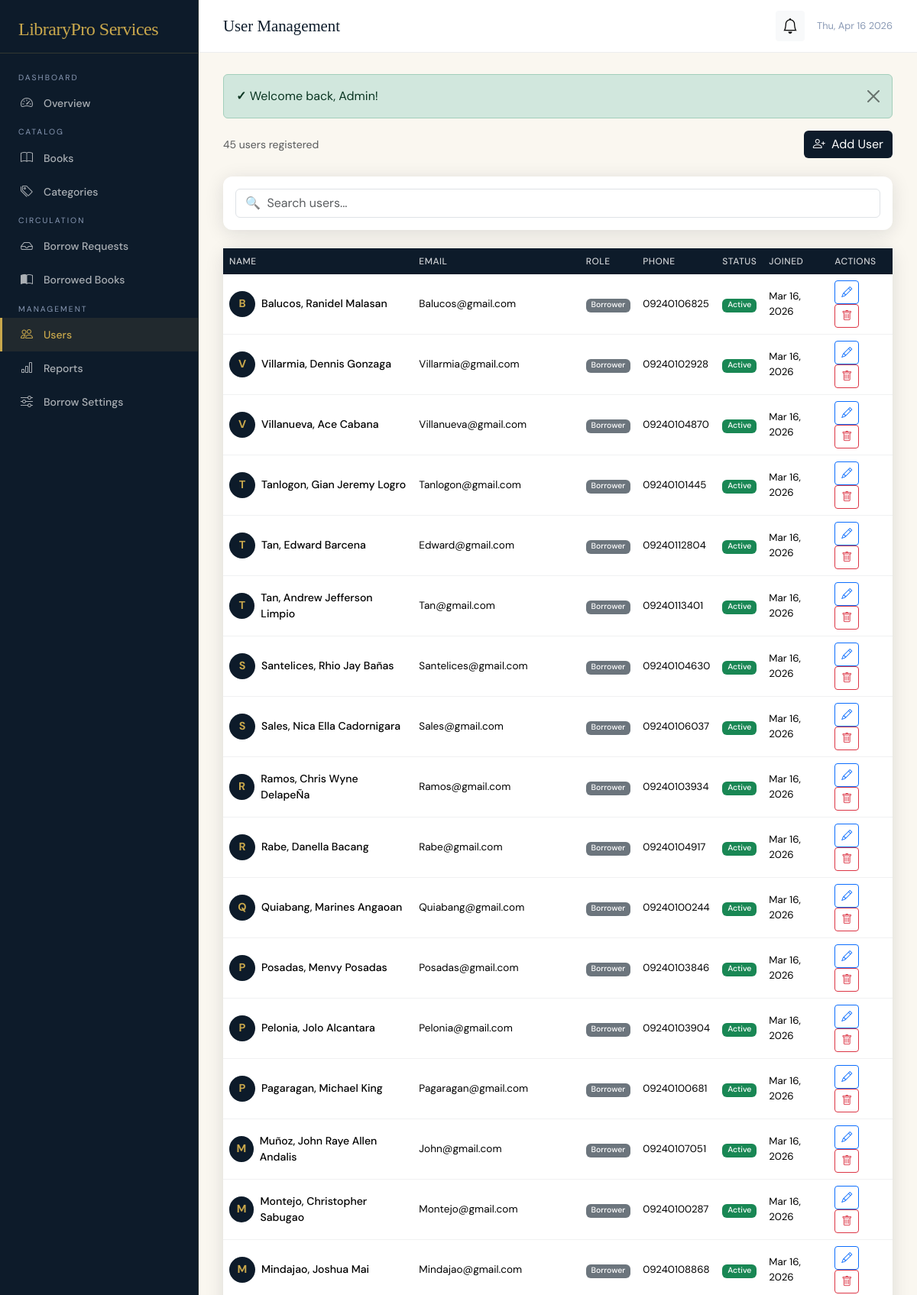
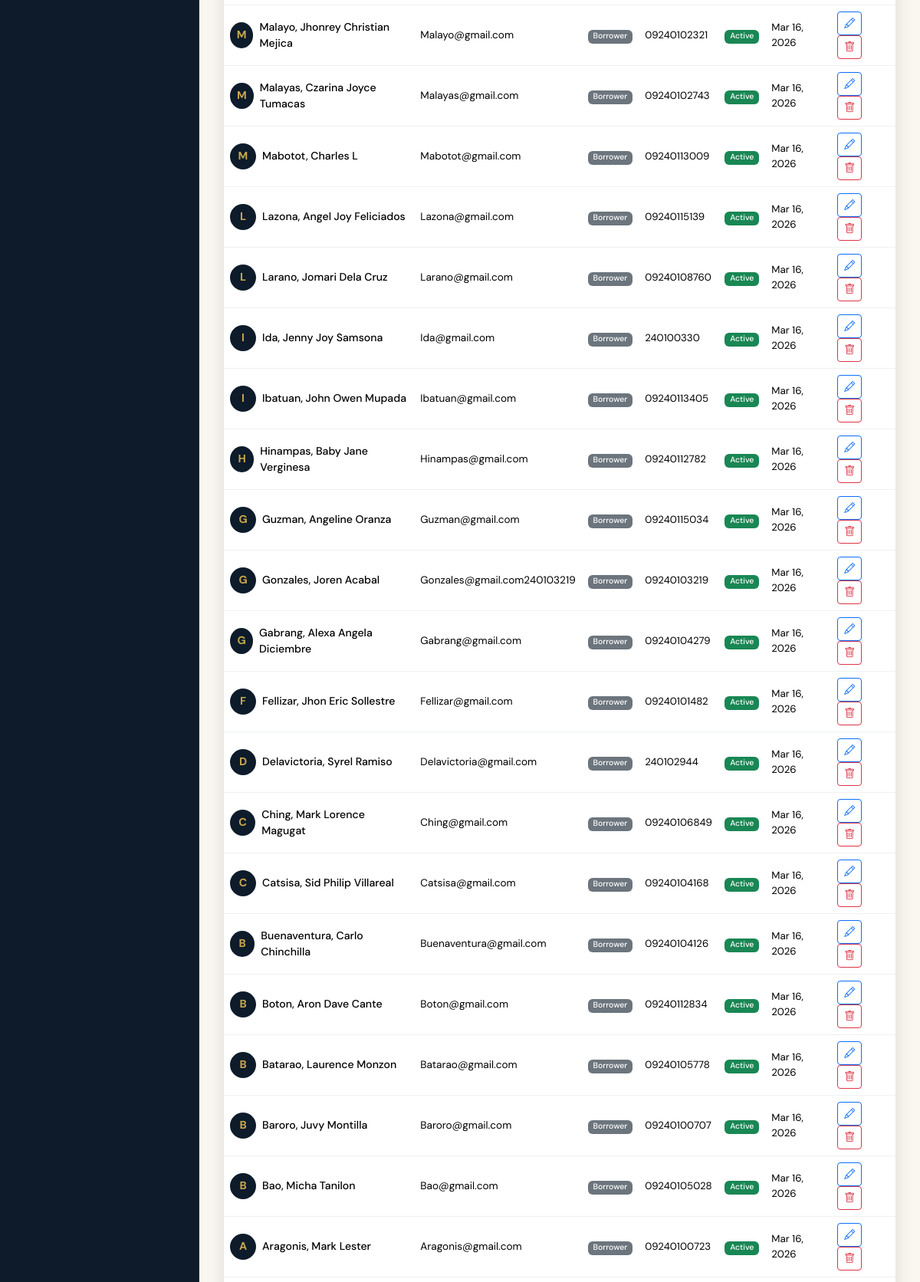
Screenshot of /admin/users.php (signed in, upper part) with the database file from the repository (2 pictures, top to bottom).
### tables this page shows
CREATE TABLE `users` (
  `id` int(11) NOT NULL,
  `name` varchar(150) NOT NULL,
  `email` varchar(150) NOT NULL,
  `password` varchar(255) NOT NULL,
  `role` enum('admin','borrower') NOT NULL DEFAULT 'borrower',
  `phone` varchar(20) DEFAULT NULL,
  `address` text DEFAULT NULL,
  `status` enum('active','inactive','suspended') DEFAULT 'active',
  `avatar` varchar(255) DEFAULT NULL,
  `created_at` timestamp NOT NULL DEFAULT current_timestamp(),
  `updated_at` timestamp NOT NULL DEFAULT current_timestamp() ON UPDATE current_timestamp()
);

### config/database.php (called while the page is built, shortened)
<?php
class Database {
    private static ?PDO $instance = null;
    public static function getConnection(): PDO {
        if (self::$instance === null) {
            try {
                $dsn = "mysql:host=" . DB_HOST . ";dbname=" . DB_NAME . ";charset=utf8mb4";
                self::$instance = new PDO($dsn, DB_USER, DB_PASS, [
                    PDO::ATTR_ERRMODE            => PDO::ERRMODE_EXCEPTION,
                    PDO::ATTR_DEFAULT_FETCH_MODE => PDO::FETCH_ASSOC,
                    PDO::ATTR_EMULATE_PREPARES   => false,
                ]);
            } catch (PDOException $e) {
                die(json_encode(['error' => 'Database connection failed: ' . $e->getMessage()]));
            }
        }
        return self::$instance;
    }
}

### classes/User.php (called while the page is built, shortened)
<?php
require_once __DIR__ . '/../config/database.php';
class User {
    private PDO $db;
    public function __construct() {
        $this->db = Database::getConnection();
    }
    public function getAll(string $role = '', string $status = ''): array {
        $sql = "SELECT id, name, email, role, phone, status, created_at FROM users WHERE 1=1";
        $params = [];
        $sql .= " ORDER BY created_at DESC";
        $stmt = $this->db->prepare($sql);
        $stmt->execute($params);
        return $stmt->fetchAll();
    }
}

### admin/users.php (the view, shortened to what this page needs)
<?php
require_once __DIR__ . '/../config/database.php';
require_once __DIR__ . '/../includes/auth.php';
require_once __DIR__ . '/../classes/User.php';
$userModel = new User();
$users     = $userModel->getAll();
require_once __DIR__ . '/../includes/header.php';
?>
<div class="d-flex justify-content-between align-items-center mb-4">
    <p class="text-muted mb-0" style="font-size:.875rem"><?= count($users) ?> users registered</p>
    <button class="btn btn-navy" data-bs-toggle="modal" data-bs-target="#userModal">
        <i class="bi bi-person-plus me-1"></i> Add User
    </button>
</div>
<div class="card mb-4">
    <div class="card-body py-3">
        <input type="text" id="tableSearch" class="form-control" placeholder="🔍  Search users...">
    </div>
</div>
<div class="card">
    <div class="card-body p-0">
        <div class="table-responsive">
            <table class="table table-hover mb-0" id="mainTable">
                <thead><tr>
                    <th>Name</th><th>Email</th><th>Role</th><th>Phone</th><th>Status</th><th>Joined</th><th>Actions</th>
                </tr></thead>
                <tbody>
                <?php foreach ($users as $u): ?>
                    <tr>
                        <td>
                            <div class="d-flex align-items-center gap-2">
                                <div style="width:34px;height:34px;border-radius:50%;background:var(--navy);display:flex;align-items:center;justify-content:center;color:var(--gold);font-weight:700;font-size:.9rem;">
                                    <?= strtoupper(substr($u['name'],0,1)) ?>
                                </div>
                                <span style="font-weight:500;font-size:.88rem"><?= sanitize($u['name']) ?></span>
                            </div>
                        </td>
                        <td style="font-size:.85rem"><?= sanitize($u['email']) ?></td>
                        <td><?= badgeStatus($u['role']) ?></td>
                        <td style="font-size:.83rem"><?= sanitize($u['phone'] ?? '—') ?></td>
                        <td><?= badgeStatus($u['status']) ?></td>
                        <td style="font-size:.83rem"><?= formatDate($u['created_at']) ?></td>
                        <td>
                            <button class="btn btn-sm btn-outline-primary me-1"
                                    data-bs-toggle="modal" data-bs-target="#userModal"
                                    data-id="<?= $u['id'] ?>"
                                    data-name="<?= sanitize($u['name']) ?>"
                                    data-email="<?= sanitize($u['email']) ?>"
                                    data-role="<?= $u['role'] ?>"
                                    data-phone="<?= sanitize($u['phone'] ?? '') ?>"
                                    data-status="<?= $u['status'] ?>"
                                    onclick="loadEditUser(this)">
                                <i class="bi bi-pencil"></i>
                            </button>
                            <?php if ($u['id'] !== $_SESSION['user_id']): ?>
                            <a href="?action=delete&id=<?= $u['id'] ?>"
                               class="btn btn-sm btn-outline-danger"
                               onclick="return confirm('Delete this user?')">
                                <i class="bi bi-trash"></i>
                            </a>
                            <?php endif; ?>
                        </td>
                    </tr>
                <?php endforeach; ?>
                </tbody>
            </table>
        </div>
    </div>
</div>
<?php
require_once __DIR__ . '/../includes/footer.php';

### includes/auth.php (shortened to what this page needs)
<?php
function getFlash(): ?array {
    if (isset($_SESSION['flash'])) {
        $flash = $_SESSION['flash'];
        return $flash;
    }
    return null;
}
function flashHtml(): string {
    $flash = getFlash();
    $icons = ['success' => '✓', 'danger' => '✕', 'warning' => '⚠', 'info' => 'ℹ'];
    $icon  = $icons[$flash['type']] ?? 'ℹ';
    return "<div class=\"alert alert-{$flash['type']} alert-dismissible fade show\" role=\"alert\">
                <strong>$icon</strong> {$flash['msg']}
                <button type=\"button\" class=\"btn-close\" data-bs-dismiss=\"alert\"></button>
            </div>";
}
function sanitize(string $input): string {
    return htmlspecialchars(trim($input), ENT_QUOTES, 'UTF-8');
}
function formatDate(string $date): string {
    return date('M d, Y', strtotime($date));
}
function badgeStatus(string $status): string {
    $map = [
        'pending'     => 'warning',
        'approved'    => 'success',
        'rejected'    => 'danger',
        'borrowed'    => 'primary',
        'returned'    => 'secondary',
        'overdue'     => 'danger',
        'available'   => 'success',
        'unavailable' => 'secondary',
        'active'      => 'success',
        'inactive'    => 'secondary',
        'suspended'   => 'danger',
    ];
    $color = $map[$status] ?? 'secondary';
    return "<span class=\"badge bg-{$color}\">" . ucfirst($status) . "</span>";
}

### includes/header.php (style rules this page uses)
:root { --navy: #0d1b2a; --navy-mid: #1b2e45; --navy-soft: #243751; --gold: #c9a84c; --gold-lite: #f0d596; --cream: #faf7f0; --muted: #8a9ab5; --border: rgba(201,168,76,0.2); --radius: 12px; --shadow: 0 4px 24px rgba(13,27,42,0.12); }
* { box-sizing: border-box; }
html, body { font-family: 'DM Sans', sans-serif; background: var(--cream); color: var(--navy); min-height: 100vh; }
.card { border: none; border-radius: var(--radius); box-shadow: var(--shadow); background: #fff; }
.table { font-size: 0.875rem; }
.table th { background: var(--navy); color: rgba(255,255,255,0.8); font-weight: 500; font-size: 0.75rem; text-transform: uppercase; letter-spacing: 0.5px; border: none; }
.table td { vertical-align: middle; border-color: rgba(13,27,42,0.06); }
.btn-navy { background: var(--navy); color: #fff; border: none; }
.badge { font-weight: 500; }

### rows the page displays
users: name "B", name "Balucos, Ranidel Malasan", email "Balucos@gmail.com", role "Borrower Active", phone "09240106825", created_at "Mar 16, 2026"
users: name "V", name "Villarmia, Dennis Gonzaga", email "Villarmia@gmail.com", role "Borrower Active", phone "09240102928", created_at "Mar 16, 2026"
users: name "V", name "Villanueva, Ace Cabana", email "Villanueva@gmail.com", role "Borrower Active", phone "09240104870", created_at "Mar 16, 2026"
users: name "T", name "Tanlogon, Gian Jeremy Logro", email "Tanlogon@gmail.com", role "Borrower Active", phone "09240101445", created_at "Mar 16, 2026"
users: name "T", name "Tan, Edward Barcena", email "Edward@gmail.com", role "Borrower Active", phone "09240112804", created_at "Mar 16, 2026"
users: name "T", name "Tan, Andrew Jefferson Limpio", email "Tan@gmail.com", role "Borrower Active", phone "09240113401", created_at "Mar 16, 2026"
users: name "S", name "Santelices, Rhio Jay Bañas", email "Santelices@gmail.com", role "Borrower Active", phone "09240104630", created_at "Mar 16, 2026"
users: name "S", name "Sales, Nica Ella Cadornigara", email "Sales@gmail.com", role "Borrower Active", phone "09240106037", created_at "Mar 16, 2026"
users: name "R", name "Ramos, Chris Wyne DelapeÑa", email "Ramos@gmail.com", role "Borrower Active", phone "09240103934", created_at "Mar 16, 2026"
users: name "R", name "Rabe, Danella Bacang", email "Rabe@gmail.com", role "Borrower Active", phone "09240104917", created_at "Mar 16, 2026"
users: name "Q", name "Quiabang, Marines Angaoan", email "Quiabang@gmail.com", role "Borrower Active", phone "09240100244", created_at "Mar 16, 2026"
users: name "P", name "Posadas, Menvy Posadas", email "Posadas@gmail.com", role "Borrower Active", phone "09240103846", created_at "Mar 16, 2026"
users: name "P", name "Pelonia, Jolo Alcantara", email "Pelonia@gmail.com", role "Borrower Active", phone "09240103904", created_at "Mar 16, 2026"
users: name "P", name "Pagaragan, Michael King", email "Pagaragan@gmail.com", role "Borrower Active", phone "09240100681", created_at "Mar 16, 2026"
users: name "M", name "Muñoz, John Raye Allen Andalis", email "John@gmail.com", role "Borrower Active", phone "09240107051", created_at "Mar 16, 2026"
users: name "M", name "Montejo, Christopher Sabugao", email "Montejo@gmail.com", role "Borrower Active", phone "09240100287", created_at "Mar 16, 2026"
users: name "M", name "Mindajao, Joshua Mai", email "Mindajao@gmail.com", role "Borrower Active", phone "09240108868", created_at "Mar 16, 2026"
users: name "M", name "Malayo, Jhonrey Christian Mejica", email "Malayo@gmail.com", role "Borrower Active", phone "09240102321", created_at "Mar 16, 2026"
users: name "M", name "Malayas, Czarina Joyce Tumacas", email "Malayas@gmail.com", role "Borrower Active", phone "09240102743", created_at "Mar 16, 2026"
users: name "M", name "Mabotot, Charles L", email "Mabotot@gmail.com", role "Borrower Active", phone "09240113009", created_at "Mar 16, 2026"
users: name "L", name "Lazona, Angel Joy Feliciados", email "Lazona@gmail.com", role "Borrower Active", phone "09240115139", created_at "Mar 16, 2026"
users: name "L", name "Larano, Jomari Dela Cruz", email "Larano@gmail.com", role "Borrower Active", phone "09240108760", created_at "Mar 16, 2026"
users: name "I", name "Ida, Jenny Joy Samsona", email "Ida@gmail.com", role "Borrower Active", phone "240100330", created_at "Mar 16, 2026"
users: name "I", name "Ibatuan, John Owen Mupada", email "Ibatuan@gmail.com", role "Borrower Active", phone "09240113405", created_at "Mar 16, 2026"
users: name "H", name "Hinampas, Baby Jane Verginesa", email "Hinampas@gmail.com", role "Borrower Active", phone "09240112782", created_at "Mar 16, 2026"
users: name "G", name "Guzman, Angeline Oranza", email "Guzman@gmail.com", role "Borrower Active", phone "09240115034", created_at "Mar 16, 2026"
users: name "G", name "Gonzales, Joren Acabal", email "Gonzales@gmail.com240103219", role "Borrower Active", phone "09240103219", created_at "Mar 16, 2026"
users: name "G", name "Gabrang, Alexa Angela Diciembre", email "Gabrang@gmail.com", role "Borrower Active", phone "09240104279", created_at "Mar 16, 2026"
users: name "F", name "Fellizar, Jhon Eric Sollestre", email "Fellizar@gmail.com", role "Borrower Active", phone "09240101482", created_at "Mar 16, 2026"
users: name "D", name "Delavictoria, Syrel Ramiso", email "Delavictoria@gmail.com", role "Borrower Active", phone "240102944", created_at "Mar 16, 2026"
users: name "C", name "Ching, Mark Lorence Magugat", email "Ching@gmail.com", role "Borrower Active", phone "09240106849", created_at "Mar 16, 2026"
users: name "C", name "Catsisa, Sid Philip Villareal", email "Catsisa@gmail.com", role "Borrower Active", phone "09240104168", created_at "Mar 16, 2026"
users: name "B", name "Buenaventura, Carlo Chinchilla", email "Buenaventura@gmail.com", role "Borrower Active", phone "09240104126", created_at "Mar 16, 2026"
users: name "B", name "Boton, Aron Dave Cante", email "Boton@gmail.com", role "Borrower Active", phone "09240112834", created_at "Mar 16, 2026"
users: name "B", name "Batarao, Laurence Monzon", email "Batarao@gmail.com", role "Borrower Active", phone "09240105778", created_at "Mar 16, 2026"
users: name "B", name "Baroro, Juvy Montilla", email "Baroro@gmail.com", role "Borrower Active", phone "09240100707", created_at "Mar 16, 2026"
users: name "B", name "Bao, Micha Tanilon", email "Bao@gmail.com", role "Borrower Active", phone "09240105028", created_at "Mar 16, 2026"
users: name "A", name "Aragonis, Mark Lester", email "Aragonis@gmail.com", role "Borrower Active", phone "09240100723", created_at "Mar 16, 2026"

### other values shown
$label "Overview Books Categories Borrow Requests Borrowed Books Users Reports Borrow Settings"
$pageTitle "User Management"
$icon "✓"
$flash['msg'] "Welcome back, Admin!"
count($users) "45"
